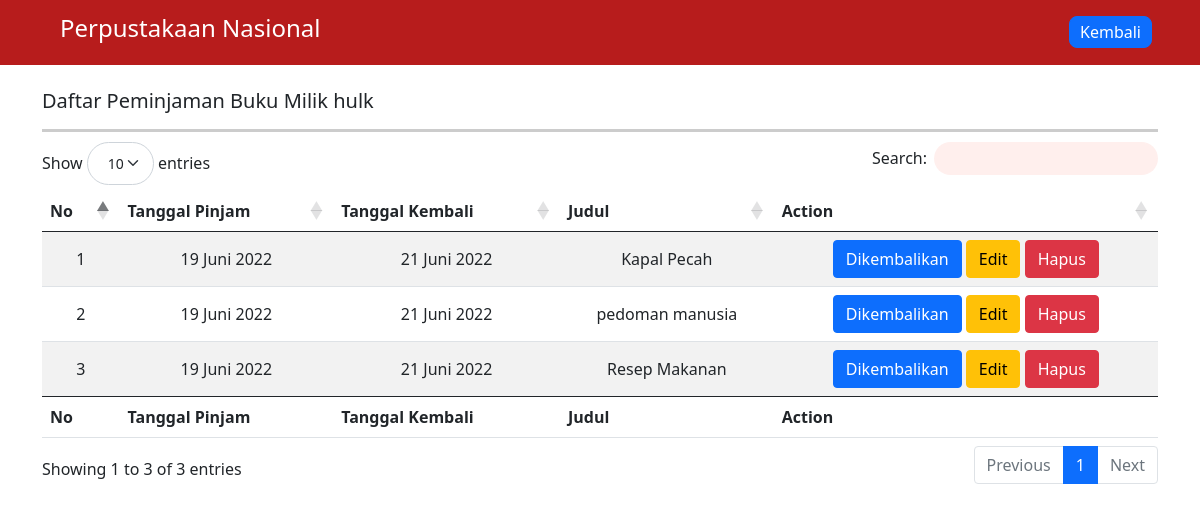
Page /admin/detail_peminjaman.php?kode_agt=AGT1193917745 (signed in) on the committed database.
### tables this page shows
CREATE TABLE IF NOT EXISTS `tb_anggota` (
  `kode_agt` varchar(200) NOT NULL,
  `nama_agt` varchar(200) DEFAULT NULL,
  `email` varchar(200) DEFAULT NULL,
  `password` text DEFAULT NULL,
  `jkl_agt` varchar(200) DEFAULT NULL,
  `no_telp` varchar(200) DEFAULT NULL,
  `alamat` varchar(200) DEFAULT NULL,
  `foto` text DEFAULT NULL,
  PRIMARY KEY (`kode_agt`)
);

CREATE TABLE IF NOT EXISTS `tb_peminjaman` (
  `id_peminjaman` int(11) NOT NULL AUTO_INCREMENT,
  `tgl_pinjam` date DEFAULT NULL,
  `tgl_kembali` date DEFAULT NULL,
  `kode_buku` varchar(50) DEFAULT NULL,
  `kode_agt` varchar(200) DEFAULT NULL,
  `id_admin` int(11) DEFAULT NULL,
  PRIMARY KEY (`id_peminjaman`),
  KEY `kode_buku` (`kode_buku`),
  KEY `kode_agt` (`kode_agt`),
  KEY `id_petugas` (`id_admin`) USING BTREE
);

CREATE TABLE IF NOT EXISTS `tb_buku` (
  `kode_buku` varchar(50) NOT NULL,
  `judul` varchar(50) DEFAULT NULL,
  `penulis` varchar(50) DEFAULT NULL,
  `penerbit` varchar(50) DEFAULT NULL,
  `thn_terbit` int(11) DEFAULT NULL,
  `stok` int(11) DEFAULT NULL,
  `id_rak` int(11) DEFAULT NULL,
  PRIMARY KEY (`kode_buku`)
);

### admin/assets/datetime/datetimeFormat.php (called while the page is built, shortened)
<?php
class datetimeFormat {
    public static function TanggalIndo($date){
          $BulanIndo = array(
                            "Januari",
                            "Februari",
                            "Maret",
                            "April",
                            "Mei",
                            "Juni",
                            "Juli",
                            "Agustus",
                            "September",
                            "Oktober",
                            "November",
                            "Desember"
                            );
          $tahun = substr($date, 0, 4);
          $bulan = substr($date, 5, 2);
          $tgl   = substr($date, 8, 2);
          $result = $tgl . " " . $BulanIndo[(int)$bulan-1] . " ". $tahun;
          return($result);
    }
}
?>

### admin/detail_peminjaman.php (the view, shortened to what this page needs)
<?php
  include "config/connect.php";
  include('assets/datetime/datetimeFormat.php');
  $kode_agt = $_GET['kode_agt'];
?>
<?php
  $qry3 = "SELECT
            a.id_peminjaman,
            a.tgl_pinjam,
            a.tgl_kembali,
            a.kode_buku,
            b.judul,
            c.kode_agt,
            c.nama_agt
          FROM tb_peminjaman a
          LEFT JOIN tb_buku b ON a.kode_buku = b.kode_buku
          LEFT JOIN tb_anggota c ON a.kode_agt = c.kode_agt
          LEFT JOIN admin d ON a.id_admin = d.id_admin
          WHERE a.kode_agt = '$kode_agt'";
?>
<!DOCTYPE html>
<html lang="en">
<head>
  <link href="https://cdn.jsdelivr.net/npm/bootstrap@5.1.3/dist/css/bootstrap.min.css" rel="stylesheet">
  <link rel="stylesheet" href="https://cdn.jsdelivr.net/npm/bootstrap-icons@1.5.0/font/bootstrap-icons.css">
  <link rel="stylesheet" type="text/css" href="https://cdnjs.cloudflare.com/ajax/libs/twitter-bootstrap/5.0.1/css/bootstrap.min.css">
  <link rel="stylesheet" type="text/css" href="https://cdn.datatables.net/1.11.3/css/dataTables.bootstrap5.min.css">
  <link href="https://cdn.jsdelivr.net/npm/boxicons@2.0.5/css/boxicons.min.css" rel="stylesheet" />
  <link rel="stylesheet" href="css/style.css" />
</head>
<body>
  <div class="my-container">
    <nav class="navbar top-navbar px-5 sticky-top">
      <a class="btn border-0" id="title"><h5>Perpustakaan Nasional</h5></a>
      <div class="info-admin">
        <a href="index.php" class="btn btn-primary df">Kembali</a>
      </div>
    </nav>
    <main>
      <div class="container">
        <div class="head-dt pb-2 mt-4">
          <?php
          $agt = mysqli_query($mysqli, "SELECT * FROM tb_anggota WHERE kode_agt = '$kode_agt'");
          $agt1 = mysqli_fetch_array($agt);
        ?>
          <h5>Daftar Peminjaman Buku Milik <?php echo $agt1['nama_agt']; ?></h5>
        </div>
        <div class="datatable">
          <table id="example-detail" class="table table-striped align-middle text-center" style="width:100%">
            <thead>
              <tr>
                <th>No</th>
                <th>Tanggal Pinjam</th>
                <th>Tanggal Kembali</th>
                <th>Judul</th>
                <th>Action</th>
              </tr>
            <tbody>
              <?php
                $no = 1;
                $query3 = mysqli_query($mysqli, $qry3);
                while ($data3 = mysqli_fetch_array($query3)) {
              ?>
                  <tr>
                    <td><?php echo $no++ ?></td>
                    <td><?php echo datetimeFormat::TanggalIndo($data3['tgl_pinjam']); ?></td>
                    <td><?php echo datetimeFormat::TanggalIndo($data3['tgl_kembali']); ?></td>
                    <td><?php echo $data3['judul'] ?></td>
                    <td>
                      <button type="button" class="btn btn-primary" data-bs-toggle="modal" data-bs-target="#dikembalikan<?php echo $data3['kode_buku']; ?>">Dikembalikan</button>
                      <button type="button" class="btn btn-warning" data-bs-toggle="modal" data-bs-target="#edit-pinjam<?php echo $data3['kode_buku']; ?>">Edit</button>
                      <button type="button" class="btn btn-danger conf-del-detpin<?php echo $data3['kode_agt']; ?>">Hapus</button>
                    </td>
                  </tr>
              <?php } ?>
            </tbody>
            <tfoot>
              <tr>
                <th>No</th>
                <th>Tanggal Pinjam</th>
                <th>Tanggal Kembali</th>
                <th>Judul</th>
                <th>Action</th>
              </tr>
            </tfoot>
          </table>
        </div>
      </div>
    </main>
  </div>
</body>
</html>

### admin/css/style.css (style rules this page uses)
* { margin: 0; padding: 0; box-sizing: border-box; }
body { min-height: 100vh; background-color: #fff; }
.my-container { transition: 0.4s; overflow: auto; padding-bottom: 20px; height: 100vh; }
.navbar { background-color: #b71c1c; }
main { position: relative; }
#title h5 { font-size: 1.5rem; color: #fff; }
.btn.df { color: #fff; font-weight: 500; padding: 3px 10px; border-radius: 0.5rem; }
.head-dt { display: flex; justify-content: space-between; border-bottom: 3px solid rgba(0, 0, 0, 0.2); }
.datatable { margin-top: 10px; width: 100%; }

### rows in the picture
tb_anggota: nama_agt "hulk"
tb_peminjaman: tgl_pinjam "19 Juni 2022", tgl_kembali "21 Juni 2022", kode_buku.judul "Kapal Pecah"
tb_peminjaman: tgl_pinjam "19 Juni 2022", tgl_kembali "21 Juni 2022", kode_buku.judul "pedoman manusia"
tb_peminjaman: tgl_pinjam "19 Juni 2022", tgl_kembali "21 Juni 2022", kode_buku.judul "Resep Makanan"
